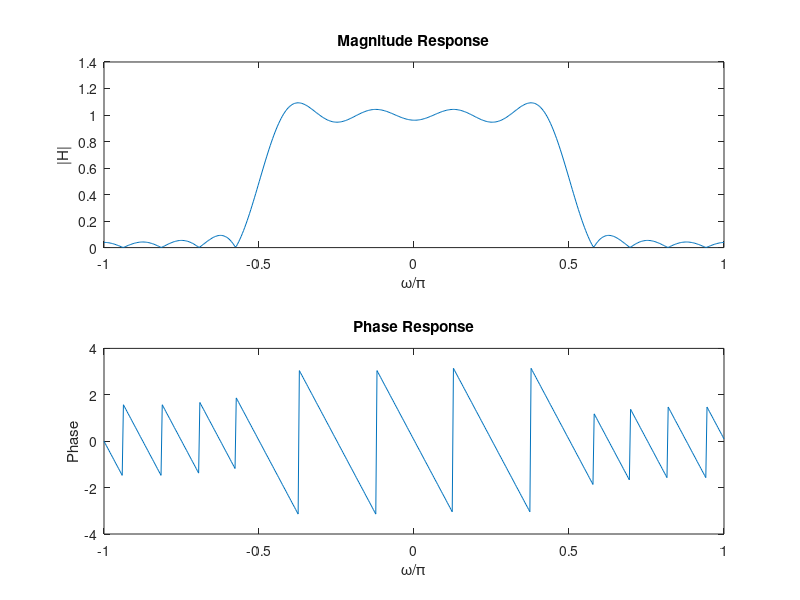

Write the MATLAB code that produced this figure.
clc;
clear;
close all;

n = -8:7;
h = zeros(size(n));

for k = 1:length(n)
    if n(k) == 0
        h(k) = 0.5;
    else
        h(k) = sin(0.5*pi*n(k))/(pi*n(k));
    end
end

N = 512;
H = fft(h, N);
w = linspace(-pi, pi, N);

figure;
subplot(2,1,1);
plot(w/pi, fftshift(abs(H)));
xlabel('\omega/\pi');
ylabel('|H|');
title('Magnitude Response');

subplot(2,1,2);
plot(w/pi, fftshift(angle(H)));
xlabel('\omega/\pi');
ylabel('Phase');
title('Phase Response');
